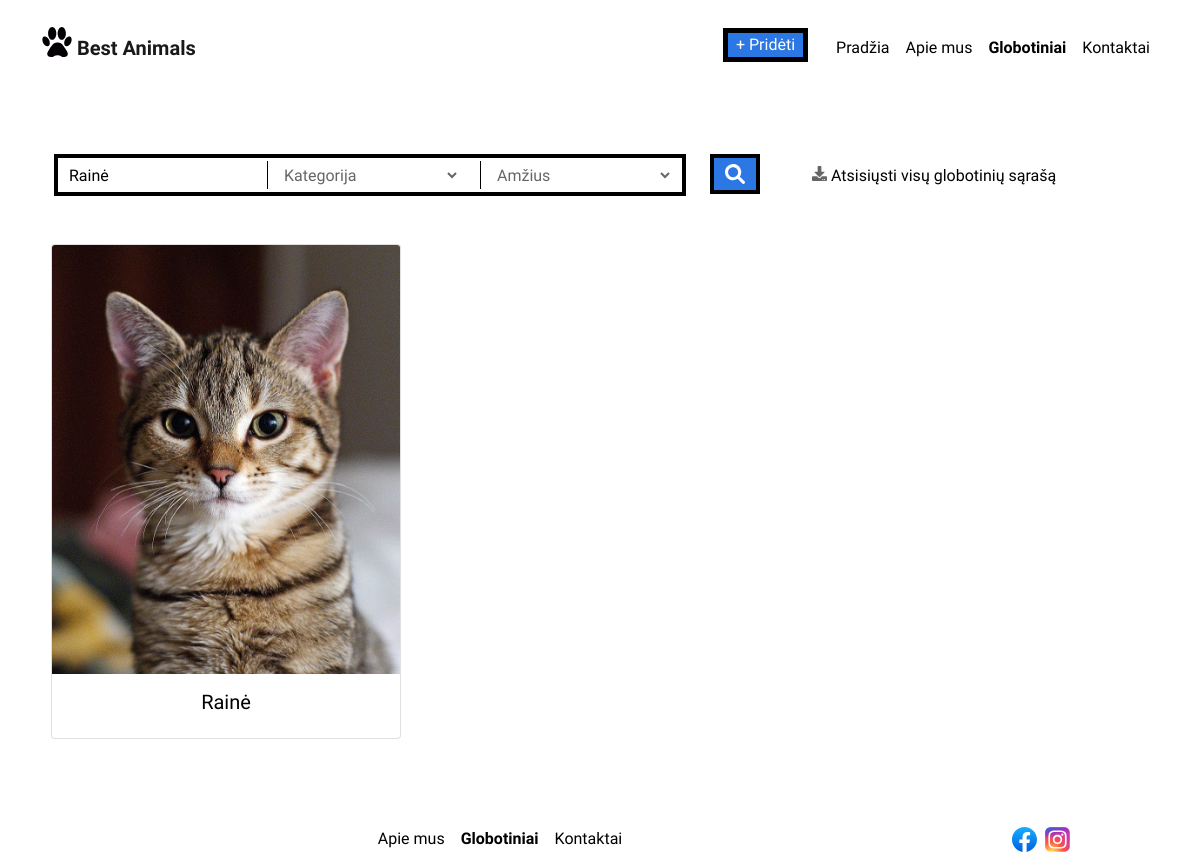
The app's page /puslapis/globotiniai.php?vardas=Rainė with its own data.
### tables this page shows
CREATE TABLE `gyvunai` (
  `gyvuno_id` int(40) NOT NULL,
  `vartotojo_id` int(40) NOT NULL,
  `kategorijos_id` int(40) NOT NULL,
  `vardas` varchar(50) NOT NULL,
  `amzius` date NOT NULL,
  `dokumentacija` varchar(10) NOT NULL,
  `aprasymas` varchar(800) NOT NULL,
  `foto_url` varchar(100) NOT NULL
);

### puslapis/globotiniai.php (the view, shortened to what this page needs)
<?php
$connect = getDBConnection();
$vardas = $kategorija = $amzius = "";
if (!empty($_GET["vardas"])) {$vardas = "AND vardas LIKE '%" . $_GET['vardas']."%'";}
$query = "SELECT * FROM gyvunai  WHERE 1 " . $vardas ." ". $kategorija ." ".  $amzius . " ORDER BY gyvuno_id DESC" ;
$statement = $connect->prepare($query);
$statement->execute();
$result = $statement->fetchAll();
    ?>
<!DOCTYPE html>
<html>
<head>
<link href="https://cdn.jsdelivr.net/npm/bootstrap@5.1.3/dist/css/bootstrap.min.css" rel="stylesheet">
<link href="./custom.css" rel="stylesheet">
</head>
<body class="d-flex flex-column min-vh-100 overflow-auto"  >
<nav class="navbar navbar-expand-md navbar-light">
<div class="container position-static">
<a class="navbar-brand " href="./">
<img src="./img/peda.svg" alt="..." height="30"> Best Animals
</a>
<div class="collapse navbar-collapse" id="navbarSupportedContent">
<ul class="navbar-nav ms-auto ">
<li class="nav-item">
<a class="nav-link prideti " href="./prideti.php">+ Pridėti</a>
</li>
<li class="nav-item">
<a class="nav-link " href="./">Pradžia</a>
</li>
<li class="nav-item">
<a class="nav-link" href="./apie_mus.html">Apie mus</a>
</li>
<li class="nav-item">
<a class="nav-link active" href="./globotiniai.php">Globotiniai</a>
</li>
<li class="nav-item">
<a class="nav-link" href="./kontaktai.html">Kontaktai</a>
</li>
</ul>
</div>
</div>
</nav>
		<div  style ="height:50px"> </div>
 <main class="container py-5">
 <div class="container">
  <form  >
  <div class="row " >
  <div class="col-auto  " id="outer" style="border: 4px solid black;">
  <div class="row-fix row " >
  <div class="col-auto line" >
  <input  class="paieska" name="vardas" type="search" placeholder="Įveskite gyvūno vardą" value="<?php if (!empty($_GET)) {echo $_GET['vardas'];}?>">
  </div>
              <div class=" col-auto line"><select class="paieska  " name="kategorija" onchange="this.form.submit()" >
			<option value="">Kategorija</option>
              </select> </div>
			      <div class=" col-auto "><select class="paieska " name="amzius" onchange="this.form.submit()">
			<option value="">Amžius</option>
              </select>
			  </div>
			  </div>
			  </div>
			  <button type="submit" class="col-auto mx-4 btn_ieskoti nav-link my-2 my-lg-0 "></button>
			  <div class="col-auto" style="display: flex;">
			  <a class=" nav-link " style="align-self: flex-end;" href="./download-animals-csv.php"><img style="margin-top:-7px" src="./img/download.svg" alt="..." height="15">
			    <span > Atsisiųsti visų globotinių sąrašą</a></a> </div>
</form>
</div>
  <p class="my-5">
  <div class="row row-fix" data-masonry="{&quot;percentPosition&quot;: true }">
   <?php foreach($result as $row => $option) { ?>
      <div class="col-sm-6 col-lg-4 mb-4" >
	<a class="galerija-link"  href="./aprasymas.php?id=<?php echo $option["gyvuno_id"]; ?>">
      <div class="card">
	<img class="bd-placeholder-img card-img-top" src="./img/skelbimu_img/<?php echo $option["foto_url"]; ?>" alt="..." width="100%" >
        <div class="card-body">
          <h5 class="card-title text-center"><?php echo $option["vardas"]; ?></h5>
        </div>
      </div></a>
    </div>
  <?php } ?>
  </div>
</main>
<div class="row mt-auto">
<div class="col my-auto col-6-offset">
<nav class="navbar navbar-expand-sm navbar-light ">
  <div class="container">
      <ul class="navbar-nav mx-auto ">
	        <li class="nav-item">
          <a class="nav-link " href="./apie_mus.html">Apie mus</a>
        </li>
        <li class="nav-item">
          <a class="nav-link active" href="./globotiniai.php">Globotiniai</a>
        </li>
		<li class="nav-item">
          <a class="nav-link" href="./kontaktai.html">Kontaktai</a>
        </li>
      </ul>
   </div>
 </nav>
  </div>
  <div class="col-4 col-sm-2 my-auto col-12-offset">
<img src="./img/facebook.svg" alt="..." height="25"> &nbsp;<img src="./img/instagram.svg" alt="..." height="25">
  </div>
   </div>
    </body>
</html>

### puslapis/custom.css (style rules this page uses)
html { overflow-y: scroll; }
.row { margin-left: 0; margin-right: 0; }
.row-fix { display: -webkit-box; display: flex; flex-wrap: wrap; margin-right: -15px; margin-left: -15px; }
body { font-family: 'Balsamiq Sans'; min-height:100vh; }
.nav-link { color: black !important; }
.galerija-link { color: black !important; text-decoration: none; }
.navbar-brand, .active { font-weight: 700 !important; }
.navbar-brand img { margin-top:-16px; }
.prideti { border: 5px solid black; padding: 0px; margin-right: 20px; background: #2b78e4; color: white !important; }
.navbar-expand-md { top:20px ; }
input,select { border: 4px solid; background: white; text-color:black; width: 150px; }
input.paieska { border:none; min-width:180px; height: 34px; }
input.paieska::placeholder { color: #666665; opacity: 1; }
select.paieska { border:0px; outline:0px; color: #666665; min-width:180px; }
.btn_ieskoti { background-repeat: no-repeat; background-size: 20px; background-position: center; background-color: #2b78e4; border: 4px solid; height: 40px; width: 50px; line-height: 40px; bottom: auto; right: 0%; left: auto; top: 0%; }
#outer { display: flex; flex-direction: row; justify-content: center; align-items: center; }
.line { padding-right: 21px; position: relative; }
.line:after { content: ''; position: absolute; right: 0; border-right: 1px solid black; top: 10%; bottom: 10%; }
select { //-webkit-appearance: none; //-moz-appearance: none; background: transparent; width: 150px; border: 0px solid #CCC; height: 34px; border: 4px solid; opacity: 1; }
option { background: white; border: 4px solid; }
::placeholder { color: #000000; opacity: 1; }

### records on screen
gyvunai: foto_url (picture), vardas "Rainė"
